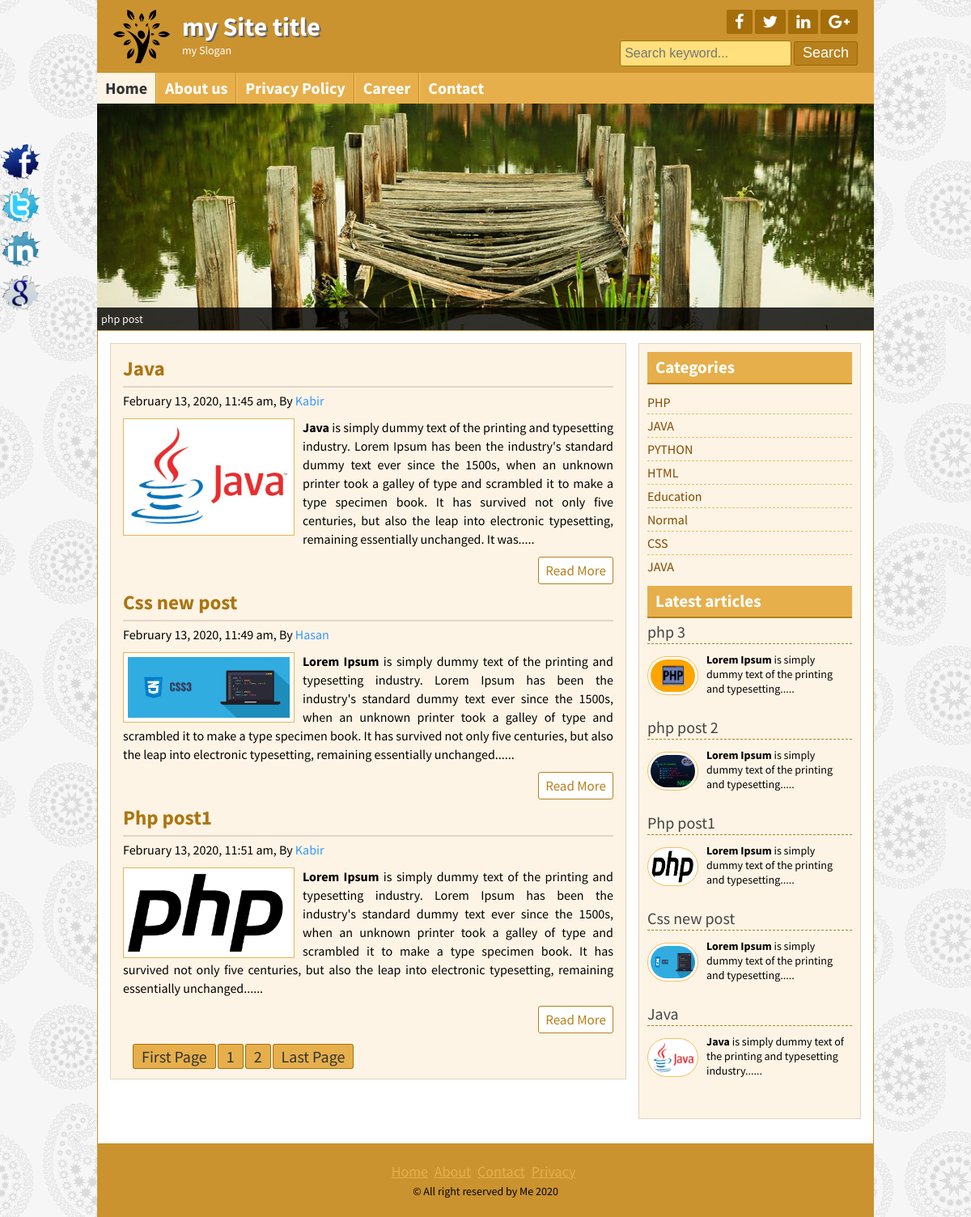
The page / on the database its author committed.
### tables this page shows
CREATE TABLE `title_slogan` (
  `id` int(11) NOT NULL,
  `title` varchar(255) NOT NULL,
  `slogan` varchar(255) NOT NULL,
  `logo` varchar(255) NOT NULL
);

CREATE TABLE `social` (
  `id` int(11) NOT NULL,
  `fb` varchar(255) NOT NULL,
  `tw` varchar(255) NOT NULL,
  `ln` varchar(255) NOT NULL,
  `gp` varchar(255) NOT NULL
);

CREATE TABLE `pages` (
  `id` int(11) NOT NULL,
  `page_name` varchar(255) NOT NULL,
  `content` text NOT NULL
);

CREATE TABLE `post` (
  `id` int(11) NOT NULL,
  `cat` int(11) NOT NULL,
  `title` varchar(255) NOT NULL,
  `body` text NOT NULL,
  `image` varchar(255) NOT NULL,
  `author` varchar(50) NOT NULL,
  `tags` varchar(255) NOT NULL,
  `date` timestamp NOT NULL DEFAULT current_timestamp(),
  `userid` int(11) NOT NULL
);

CREATE TABLE `category` (
  `id` int(11) NOT NULL,
  `c_name` varchar(50) NOT NULL
);

CREATE TABLE `copyright` (
  `id` int(11) NOT NULL,
  `text` varchar(255) NOT NULL
);

### lib/Database.php (called while the page is built, shortened)
<?php
Class Database{
	public $host   = DB_HOST;
	public $user   = DB_USER;
	public $pass   = DB_PASS;
	public $dbname = DB_NAME;
	public $link;
	private function connectDB(){
	$this->link = new mysqli($this->host, $this->user, $this->pass, $this->dbname);
 }
	public function select($query){
		$result = $this->link->query($query) or die($this->link->error.__LINE__);
		if($result->num_rows > 0){
			return $result;
		} else {
			return false;
		}
	}
}

### helpers/Format.php (called while the page is built, shortened)
<?php
class Format
{
	public function formatDate($date)
	{
		return date('F j, Y, g:i a', strtotime($date))	;
	}
	public function textShorten($text, $limit = 400)
	{
		$text = $text. " ";
		$text = substr($text, 0, $limit);
		$text = substr($text, 0, strrpos($text, " "));
		$text = $text. ".....";
		return $text;
	}
}
?>

### index.php (the view)
<?php include 'inc/header.php';
include 'inc/slider.php';
?>
<div class="contentsection contemplete clear">
	<div class="maincontent clear">
<?php
		$per_page = 3;
		if (isset($_GET['page'])) {
			$page = $_GET['page'];
		}else{
			$page = 1;
		}
		$start_page = ($page-1) * $per_page;
?>
		<?php
		$query = "SELECT * FROM post LIMIT $start_page, $per_page";
		$post = $db->select($query);
		if ($post) {
			while ( $result = $post->fetch_assoc()) { ?>
				<div class="samepost clear">
					<h2><a href="post.php?id=<?php echo $result['id']; ?>"><?php echo $result['title']; ?></a></h2>
					<h4><?php echo $fm->formatDate($result['date']); ?>, By <a href="#"><?php echo $result['author']; ?></a></h4>
					<a href="#"><img src="admin/<?php echo $result['image'];?>" alt="post image"/></a>
					<p>
						<?php echo $fm->textShorten($result['body']); ?>
					</p>
					<div class="readmore clear">
						<a href="post.php?id=<?php echo $result['id']; ?>">Read More</a>
					</div>
				</div>
				<?php } } else{ header("Location: 404.php");}?>
	<?php
	$query = 'SELECT * FROM post';
	$result = $db->select($query);
	$total_rows = mysqli_num_rows($result);
	$total_pages = ceil($total_rows/$per_page);
	 echo "<span class='pagination'><a href='index.php?page=1'>".'First Page'."</a>" ;
	 for ($i=1; $i<=$total_pages; $i++) {
	 	echo "<a href='index.php?page=".$i."'>".$i."</a>";
	 };
	 echo "<a href='index.php?page=$total_pages'>".'Last Page'."</a></span>" ?>
			</div>
			<?php include 'inc/sidebar.php';?>
		</div>
	<?php include 'inc/footer.php';?>

### inc/header.php (shortened to what this page needs)
<?php
include 'lib/Database.php';
include 'helpers/Format.php';
?>
<?php
$db = new Database();
$fm = new Format();
?>
<!DOCTYPE html>
<html>
<head>
	<?php include 'scripts/css.php'; ?>
</head>
<body>
	<div class="headersection templete clear">
		<a href="index.php">
			<div class="logo">
				<?php
				$query = "SELECT * FROM title_slogan WHERE id = '1' ";
				$selectLogo = $db->select($query);
				if ($selectLogo) {
					while ( $result = $selectLogo->fetch_assoc()) {?>
						<img src="admin/<?php echo $result['logo']; ?>" alt="Logo"/>
						<h2><?php echo $result['title']; ?></h2>
						<p><?php echo $result['slogan']; ?></p>
					<?php } } ?>
				</div>
			</a>
			<div class="social clear">
				<div class="icon clear">
					<?php
					$query = "SELECT * FROM social WHERE id = '1' ";
					$socialData = $db->select($query);
					if ($socialData) {
						while ($result = $socialData->fetch_assoc()) {?>
							<a href="<?php echo $result['fb']; ?>" target="_blank"><i class="fa fa-facebook"></i></a>
							<a href="<?php echo $result['tw']; ?>" target="_blank"><i class="fa fa-twitter"></i></a>
							<a href="<?php echo $result['ln']; ?>" target="_blank"><i class="fa fa-linkedin"></i></a>
							<a href="<?php echo $result['gp']; ?>" target="_blank"><i class="fa fa-google-plus"></i></a>
						<?php }}?>
					</div>
					<div class="searchbtn clear">
						<form action="search.php" method="GET">
							<input type="text" name="search" placeholder="Search keyword..."/>
							<input type="submit" name="submit" value="Search"/>
						</form>
					</div>
				</div>
			</div>
			<div class="navsection templete">
				<?php
				$path = $_SERVER['SCRIPT_FILENAME'];
				$currentpage = basename($path, '.php');
				?>
				<ul>
					<li><a <?php
					if ($currentpage == 'index') {
						echo "id = 'active'" ;
					}
					?>href="index.php">Home</a></li>
					<?php $query = "SELECT * FROM pages";
					$pages = $db->select($query);
					if ($pages) {
						while ($result = $pages->fetch_assoc()) { ?>
							<li><a
								<?php
								if (isset($_GET['page']) && $_GET['page'] == $result['id']) {
									echo "id = 'active'" ;
								} ?>
								href="page.php?page=<?php echo $result['id']; ?>"><?php echo $result['page_name']; ?></a></li>
							<?php }}?>
							<li><a
								<?php
								if ($currentpage == 'contact_us') {
									echo "id = 'active'" ;
								} ?>href="contact_us.php">Contact</a></li>
							</ul>
						</div>

### scripts/css.php
<link rel="stylesheet" href="font-awesome-4.5.0/css/font-awesome.css">
<link rel="stylesheet" href="css/nivo-slider.css" type="text/css" media="screen" />
<link rel="stylesheet" href="style.css">
<?php
$query = "SELECT * FROM theme WHERE id = '1'";
$theme = $db->select($query);
while ($result= $theme->fetch_assoc()) {
	if ($result['theme_name'] == 'default') {?>
		<link rel="stylesheet" href="themes/default.css"> <?php }
		elseif($result['theme_name'] == 'green'){?>
			<link rel="stylesheet" href="themes/green.css">
				<?php }} ?>

### inc/slider.php
	<div class="slidersection templete clear">
        <div id="slider">
         <?php
        $query = "SELECT * FROM slider ORDER BY id LIMIT 3";
        $slider = $db->select($query);
        if ($slider) {
            while ( $result = $slider->fetch_assoc()) { ?>
            <a href="#"><img src="admin/<?php echo $result['slider_image']; ?>" alt="<?php echo $result['slider_title']; ?>" title="<?php echo $result['slider_title']; ?>" /></a>
		 <?php } } ?>
        </div>
</div>

### inc/sidebar.php
<div class="sidebar clear">
	<div class="samesidebar clear">
		<h2>Categories</h2>
		<ul>
			<?php
			$query = "SELECT *FROM category";
			$category = $db->select($query);
			if ($category) {
				while ( $result = $category->fetch_assoc()) { ?>
					<li><a href="posts.php?category=<?php echo $result['id'];?>"><?php echo $result['c_name'];?></a></li>
				<?php } } else { ?>
					<li>No category Created! </li>
				<?php }?>
			</ul>
		</div>
		<div class="samesidebar clear">
			<h2>Latest articles</h2>
			<?php
				$query = "SELECT * FROM post ORDER BY id DESC LIMIT 5";
				$post = $db->select($query);
				if ($post) {
			while ( $result = $post->fetch_assoc()) { ?>
			<div class="popular clear">
				<h3><a href="post.php?id=<?php echo $result['id'];?>"><?php echo $result['title'];?></a></h3>
				<a href="post.php?id=<?php echo $result['id'];?>"><img src="admin/<?php echo $result['image'];?>" alt="post image"/></a>
				<p><?php echo $fm->textshorten($result['body'], 100);?></p>
			</div>
          <?php } } else{ header("Location: 404.php");} ?>
		</div>
	</div>

### inc/footer.php (shortened to what this page needs)
<div class="footersection templete clear">
	  <div class="footermenu clear">
		<ul>
			<li><a href="index.php">Home</a></li>
			<li><a href="about.php">About</a></li>
			<li><a href="contact.php">Contact</a></li>
			<li><a href="#">Privacy</a></li>
		</ul>
	  </div>
		<?php
              $query = "SELECT * FROM copyright WHERE id = '1' ";
                    $copyright = $db->select($query);
                    if ($copyright) {
                        while ($result = $copyright->fetch_assoc()) {?>
	  <p>&copy; <?php echo $result['text']; ?> <?php echo date('Y'); ?> </p>
	<?php }}?>
	</div>
	<div class="fixedicon clear">
		<?php
                    $query = "SELECT * FROM social WHERE id = '1' ";
                    $socialData = $db->select($query);
                    if ($socialData) {
                        while ($result = $socialData->fetch_assoc()) {?>
		<a href="<?php echo $result['fb']; ?>"><img src="images/fb.png" alt="Facebook"/></a>
		<a href="<?php echo $result['tw']; ?>"><img src="images/tw.png" alt="Twitter"/></a>
		<a href="<?php echo $result['ln']; ?>"><img src="images/in.png" alt="LinkedIn"/></a>
		<a href="<?php echo $result['gp']; ?>"><img src="images/gl.png" alt="GooglePlus"/></a>
	<?php }}?>
	</div>
</body>
</html>

### css/nivo-slider.css (style rules this page uses)
.nivoSlider { position:relative; }
.nivoSlider a.nivo-imageLink { position:absolute; top:0px; left:0px; width:100%; height:100%; border:0; padding:0; margin:0; z-index:60; display:none; }

### themes/default.css (style rules this page uses)
.headersection, .footersection { background: #ca932f none repeat scroll 0 0; }
.icon a { background: #a56e0a none repeat scroll 0 0; }
.searchbtn input[type="text"] { border: 1px solid #A56E0A; background: #FFE07C; }
.searchbtn input[type="submit"] { border: 1px solid #9d6602; }
input[type="submit"] { background: #b7801c none repeat scroll 0 0;border: 1px solid #9d6602; }
.navsection { background:#e6af4b none repeat scroll 0 0 ; }
.navsection ul li { border-left: 1px solid #fdc662 ;border-right: 1px solid #c18a26; }
.samepost h2 a { color: #ac7511; }
.maincontent, .sidebar { background: #fef4e5 none repeat scroll 0 0; }
.samepost img { background: border: 1px solid #ebb450; }
.contentsection { border: 1px solid #ca932f; }
.samesidebar h2 { background: #e6af4b none repeat scroll 0 0;border-bottom: 2px solid #b7801c;color: #fff; }
.readmore a { border: 1px solid #b7801c;color: #b7801c; }
.pagination a { background: #e6af4b none repeat scroll 0 0;border: 1px solid #a7700c;color: #333; }
.footermenu ul li a { color: #E6AF4B; }
.samepost h2, .about h2 { color: #ac7511; }

### rows shown on the page
title_slogan: logo (picture), title "my Site title", slogan "my Slogan"
pages: page_name "About us"
pages: page_name "Privacy Policy"
pages: page_name "Career"
post: title "Java", date "February 13, 2020, 11:45 am", author "Kabir", image (picture), body "Java is simply dummy text of the printing and typesetting industry. Lorem Ipsum has been the industry's standard dummy text ever since the 1500s, when an unknown printer took a galley of type and scrambled it to make a type specimen book. It has survived not only five centuries, but also the leap into electronic typesetting, remaining essentially unchanged. It was.....", body "Java is simply dummy text of the printing and typesetting industry......"
post: title "Css new post", date "February 13, 2020, 11:49 am", author "Hasan", image (picture), body "Lorem Ipsum is simply dummy text of the printing and typesetting industry. Lorem Ipsum has been the industry's standard dummy text ever since the 1500s, when an unknown printer took a galley of type and scrambled it to make a type specimen book. It has survived not only five centuries, but also the leap into electronic typesetting, remaining essentially unchanged......", body "Lorem Ipsum is simply dummy text of the printing and typesetting....."
post: title "Php post1", date "February 13, 2020, 11:51 am", author "Kabir", image (picture), body "Lorem Ipsum is simply dummy text of the printing and typesetting industry. Lorem Ipsum has been the industry's standard dummy text ever since the 1500s, when an unknown printer took a galley of type and scrambled it to make a type specimen book. It has survived not only five centuries, but also the leap into electronic typesetting, remaining essentially unchanged......", body "Lorem Ipsum is simply dummy text of the printing and typesetting....."
category: c_name "PHP"
category: c_name "JAVA"
category: c_name "PYTHON"
category: c_name "HTML"
category: c_name "Education"
category: c_name "Normal"
category: c_name "CSS"
category: c_name "JAVA"
post: title "php 3", image (picture), body "Lorem Ipsum is simply dummy text of the printing and typesetting....."
post: title "php post 2", image (picture), body "Lorem Ipsum is simply dummy text of the printing and typesetting....."
copyright: text "All right reserved by Me"
